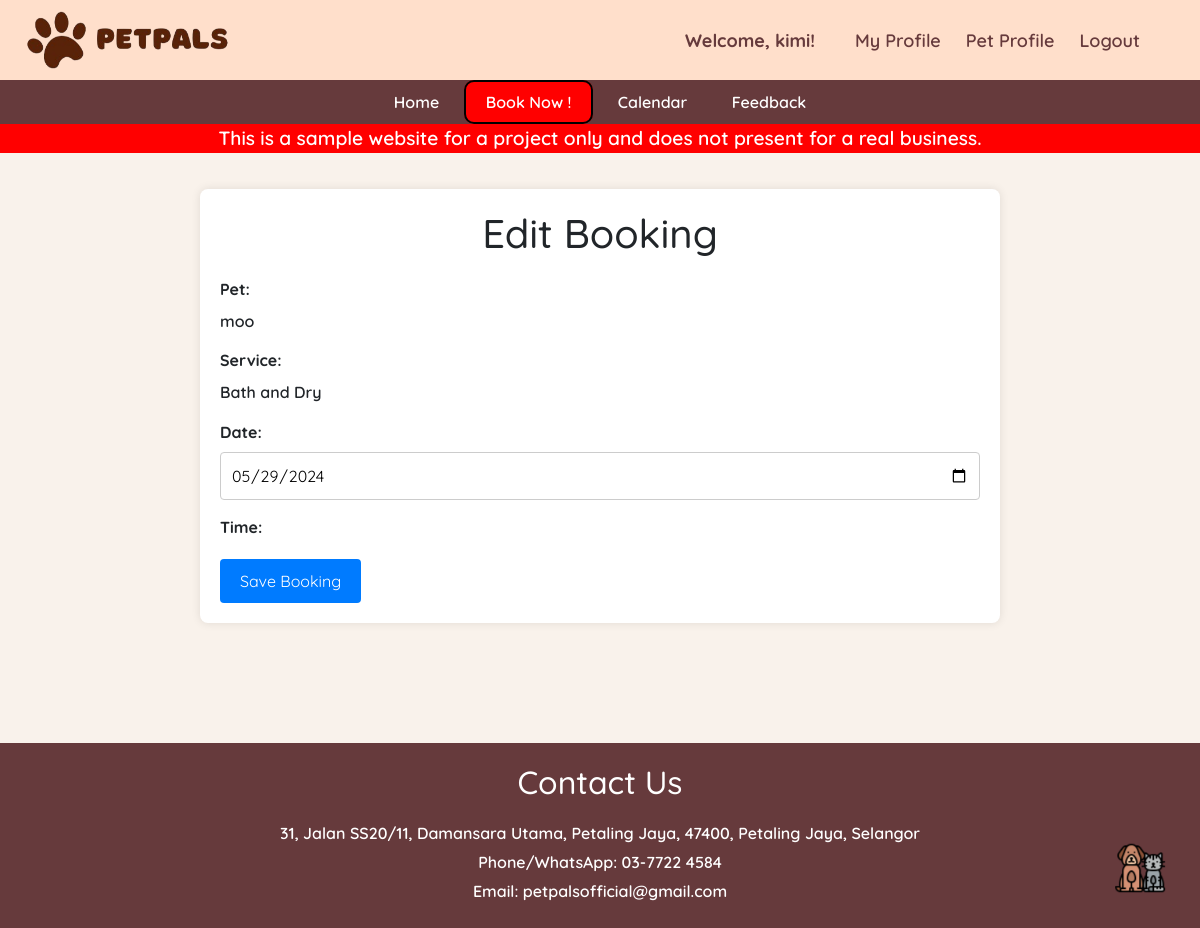
/edit-booking/18/ (signed in), run on the app's committed database.
### main/models.py (models this page shows, shortened)
class Pet(models.Model):
    name = models.CharField(max_length=20)
    owner = models.ForeignKey(Owner, null=True, on_delete=models.CASCADE)
    age = models.PositiveBigIntegerField()
    species = models.CharField(max_length=50)
    breed = models.CharField(max_length=50)
    profile_pic = models.ImageField(default="profile.jpg", null=True, blank=True)

class Booking(models.Model):
    owner = models.ForeignKey(Owner, null=True, on_delete=models.CASCADE)
    pet = models.ManyToManyField(Pet)
    room = models.ForeignKey(Room, null=True, on_delete=models.CASCADE)
    date = models.DateField(blank=True, null=True)
    TIME_CHOICES = [
        ('09:00', '9:00'),
        ('10:00', '10:00'),
        ('11:00', '11:00'),
        ('12:00', '12:00'),
        ('14:00', '2:00'),
        ('15:00', '3:00'),
        ('16:00', '4:00'),
        ('17:00', '5:00'),
        ('full_day', 'Full (7:00-19:00)'),
        ('morning', 'Morning (7:00-12:00)'),
        ('noon', 'Noon (13:00-19:00)'),
    ]
    time = models.CharField(max_length=10, choices=TIME_CHOICES, blank=True, null=True)
    SERVICE_CHOICES = [
        ('Hair Grooming', 'Hair Grooming'),
        ('Bath and Dry', 'Bath and Dry'),
        ('Pet Hotel', 'Pet Hotel'),
        ('Pet Daycare', 'Pet Daycare'),
    ]
    service = models.CharField(max_length=50, choices=SERVICE_CHOICES)
    STATUS_CHOICES = [
        ('Ongoing', 'Ongoing'),
        ('Completed', 'Completed'),
        ('Cancelled', 'Cancelled'),
    ]
    status = models.CharField(max_length=20, choices=STATUS_CHOICES, default='Ongoing')
    checkin = models.DateField(null=True, blank=True)
    checkout = models.DateField(null=True, blank=True)

### main/views.py (the view)
# urls.py: path('edit-booking/<int:booking_id>/', views.edit_booking, name='edit_booking'),
def edit_booking(request, booking_id):
    booking = get_object_or_404(Booking, id=booking_id)
    owner = booking.owner
    owner_pets = Pet.objects.filter(owner=owner)
    if request.method == 'POST':
        form = EditBookingForm(owner, request.POST, instance=booking)
        if form.is_valid():
            booking_instance = form.save(commit=False)
            booking_instance.save()
            return redirect('admin_dashboard')  # Redirect to admin dashboard after successful update
        else:
            print(form.errors)
    else:
        form = BookingForm(owner, instance=booking)
    return render(request, 'edit_booking.html', {'form': form, 'booking': booking, 'owner_pets': owner_pets})

### main/templates/edit_booking.html (shortened to what this page needs)
{% extends 'base.html' %}
{% load static %}
{% block content %}
<div class="container">
    <h1>Edit Booking</h1>
    <form method="POST" action="">
        <div class="form-group">
            <label for="id_pet">Pet:</label>
            {% for pet in booking.pet.all %}
                {{ pet.name }}{% if not forloop.last %}, {% endif %}
            {% endfor %}
        </div>
        <div class="form-group">
            <label for="id_service">Service:</label>
            <p>{{ booking.service }}</p>
        </div>
        <div class="form-group" id="date-field">
            <label for="id_date">Date:</label>
            {{ form.date }}
        </div>
        <div class="form-group" id="time-field">
            <label for="id_time">Time:</label>
        </div>
        <div class="button-container">
            <input type="submit" value="Save Booking">
        </div>
    </form>
</div>
{% endblock %}

### main/templates/navbar.html (shortened to what this page needs)
{% load static %}
    <header>
        <img src="{% static 'image/PetPals.png' %}" alt="Pawlogo" width="auto" height="80">
        <div class="profile-bar">
            <div class="profile-info">
                {% if request.user.is_authenticated %}
                    <span>Welcome, {{ request.user }}!</span>
                {% else %}
                    <span>Welcome, Guest!</span>
                {% endif %}
            </div>
                <div class="profile-actions">
                    {% if user.is_authenticated %}
                        <a href="{% url 'profile' %}">My Profile</a>
                        <a href="{% url 'petprofile' %}">Pet Profile</a>
                        <a href="{% url 'logout' %}">Logout</a>
                    {% else %}
                        <a href="{% url 'login' %}">Sign In</a>
                        <a href="{% url 'register' %}">Sign Up</a>
                    {% endif %}
                </div>
        </div>
    </header>
    <nav class="navigation">
        {% if user.is_authenticated %}
        <a href="{% url 'home' %}">Home</a>
        <a href="{% url 'bookingpage' %}" class="book">Book Now !</a>
        <a href="{% url 'calendar' %}">Calendar</a>
        <a href ="{% url 'feedback' %}">Feedback</a>
        {% else %}
        <a href="{% url 'home' %}">Home</a>
        <a href="#services">Services</a>
        {% endif %}
    </nav>

### main/templates/base.html (style rules this page uses)
body { font-family: "Quicksand", sans-serif; font-optical-sizing: auto; font-weight: 600; font-style: normal; margin: 0 !important; padding: 0; background-color: #F9F2EB; display: flex; flex-direction: column; min-height: 100vh; }

### main/templates/navbar.html (style rules this page uses)
header { background-color: rgb(255, 223, 203); padding: 0px; text-align: center; color: rgb(102, 58, 60); display: flex; justify-content: space-between; align-items: center; }
.navigation { background-color:rgb(102,58,60); padding: 10px 0; text-align: center; }
.navigation a { color: white; text-decoration: none; padding: 10px 20px; }
.profile-bar { display: flex; align-items: center; margin-right: 5%; font-size: large; }
.profile-info { margin-right: 20px; }
.profile-info span { font-weight: bold; }
.profile-actions a { color: rgb(102,58,60); text-decoration: none; margin-left: 20px; }
.book { border-radius: 10px; border: 2px solid black; background-color: red; color:white; }

### main/templates/edit_booking.html (style rules this page uses)
.container { max-width: 800px; margin: 20px auto; background-color: #fff; padding: 20px; border-radius: 8px; box-shadow: 0 0 10px rgba(0, 0, 0, 0.1); }
h1 { text-align: center; }
form { margin-top: 20px; }
form .form-group { margin-bottom: 15px; }
form label { display: block; font-weight: bold; }
form input[type="text"], form input[type="email"], form input[type="date"], form input[type="time"], #id_pet, #id_service, #id_checkin, #id_checkout { width: 100%; padding: 10px; border: 1px solid #ccc; border-radius: 4px; box-sizing: border-box; }
form input[type="submit"] { background-color: #007bff; color: #fff; padding: 10px 20px; border: none; border-radius: 4px; cursor: pointer; font-size: 16px; }
.button-container { text-align: left; margin-top: 20px; }

### data on the page
Pet: name "moo"
Booking: service "Bath and Dry", date "05/29/2024"

### other printed values
{{ request.user }} "kimi"
